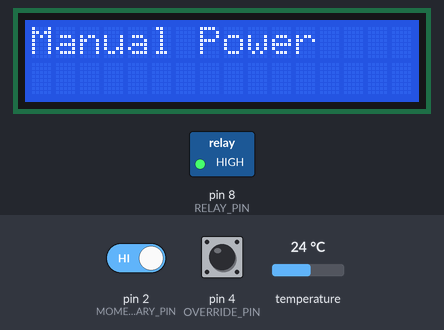
The sketch below on a simulated Arduino Uno, built with avr-gcc and run on an emulated ATmega328P. Parts: 16×2 character LCD, switched loads named in the sketch (green lamp = pin HIGH). The test bench sets the inputs (shaded band); at power-on: pin 4 (OVERRIDE_PIN) HIGH, temperature 24 °C, pin 2 (MOMENTARY_PIN) HIGH. What the sketch prints to the serial monitor is not drawn.

Above: at 2.0 s.
2.1 s: pin 4 (OVERRIDE_PIN) pulled LOW for 0.15 s
At 2.19 s:
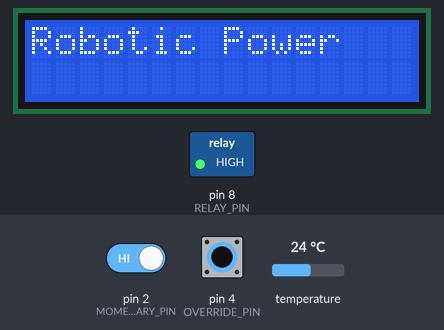
8.1 s: temperature set to 12 °C
At 12.8 s:
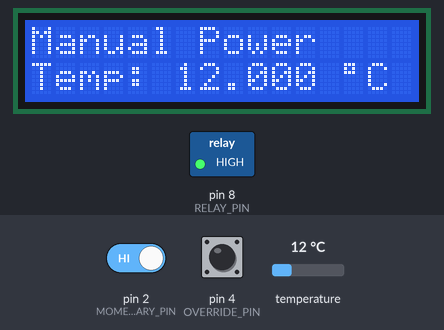
13.9 s: temperature set to 19 °C
At 19.4 s:
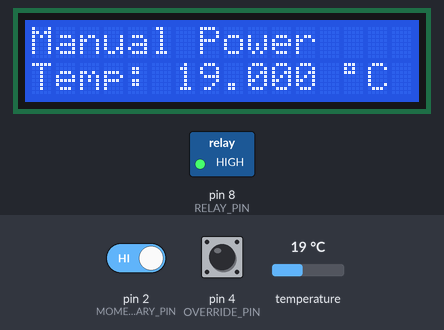
19.7 s: temperature set to 28 °C
At 25.1 s:
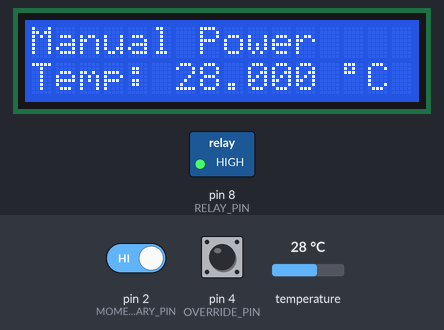
25.5 s: pin 2 (MOMENTARY_PIN) driven LOW and pin 4 (OVERRIDE_PIN) driven LOW
At 30.6 s:
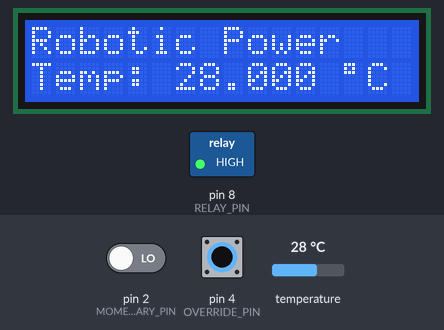
31.3 s: temperature set to 17.5 °C
At 36.2 s:
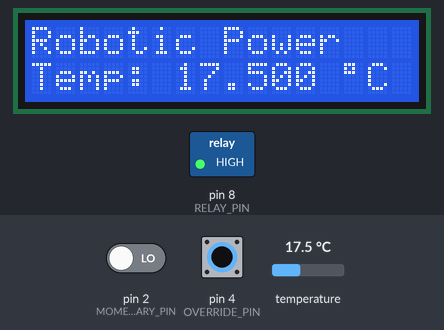
37.1 s: temperature set to 16.4 °C
Timing chart, 0 to 43.0 s (numbered marks = the images above; inputs shaded):
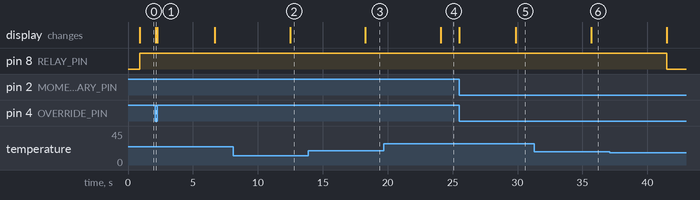

Measured:
- after the input at 2.1 s, the display: changes at once (image 1)
- after the input at 8.1 s, the display: changes after 4.4 s (image 2)
- after the input at 13.9 s, the display: changes after 4.4 s (image 3)
- after the input at 19.7 s, the display: changes after 4.4 s (image 4)
- after the input at 25.5 s, the display: first changes at once (image 5 shows a later state)
- after the input at 31.3 s, the display: changes after 4.4 s (image 6)
- after the input at 37.1 s, pin 8 (RELAY_PIN): HIGH → LOW after 4.4 s

The sketch:

Axolotl.ino
```cpp
#include <Wire.h>
#include <OneWire.h>
#include <LiquidCrystal_I2C.h>
#include <DallasTemperature.h>


//#define I2C_ADDR    0x3F
#define I2C_ADDR    0x27
#define BACKLIGHT_PIN     3
#define En_pin  2
#define Rw_pin  1
#define Rs_pin  0
#define D4_pin  4
#define D5_pin  5
#define D6_pin  6
#define D7_pin  7

// LCD Variables
//LiquidCrystal_I2C  lcd(I2C_ADDR,En_pin,Rw_pin,Rs_pin,D4_pin,D5_pin,D6_pin,D7_pin);
//LiquidCrystal_I2C lcd(Rs_pin, En_pin, D4_pin, D5_pin, D6_pin, D7_pin);
LiquidCrystal_I2C lcd(0x27,16,2);
long backlightTime = 0;
const long backlightTimeout = 60000;
bool isBackLightOn = false;

bool isRelayOn = false;


enum MachineState {
  OVERRIDE, // 0
  READING // 1
};

const int TEMPERATURE_PIN = 5;
const int MOMENTARY_PIN = 2;
const int OVERRIDE_PIN = 4;
const int RELAY_PIN = 8;

long tempTime = 0;
const long tempTimeout = 5000;

MachineState currentState = MachineState::READING;

OneWire oneWire(TEMPERATURE_PIN);
DallasTemperature sensors(&oneWire);

void setup() {

  Serial.begin(115200);
  //lcd.begin (16,2);
  lcd.init();
  sensors.begin();

  //lcd.setBacklightPin(BACKLIGHT_PIN,POSITIVE);
  setLCDBackLight( true );
  lcd.home();
  lcd.print("Smart Shart");
  Serial.println("All set up!");

  pinMode(MOMENTARY_PIN, INPUT_PULLUP);
  pinMode(OVERRIDE_PIN, INPUT_PULLUP);
  pinMode(RELAY_PIN, OUTPUT);

  digitalWrite( RELAY_PIN, LOW );

  int overrideValue = digitalRead( OVERRIDE_PIN );
  if ( overrideValue == HIGH ) {
    currentState = MachineState::READING;
  } else {
    currentState = MachineState::OVERRIDE;
  }

  // Set default relay switch to ON if the temperature is greater than the upper bound
  float currentTemp = getTemperature();
  if ( currentTemp <= 18.5 && !isRelayOn ) {
    isRelayOn = true;
    digitalWrite( RELAY_PIN, HIGH );
  }

}

void loop() {
  // put your main code here, to run repeatedly:
  checkBacklight();

  checkForSwitches();

  performCurrentState();
}


void checkBacklight() {
  if( millis() >= backlightTime + backlightTimeout && isBackLightOn ) {
     setLCDBackLight(false);
   }
}

void checkForSwitches()
{
    // Check to see if the momentary switch is pressed when the backlight is off
    if ( !digitalRead( MOMENTARY_PIN ) && !isBackLightOn ) {
      Serial.println("Button pressed, turning on back light...");
      setLCDBackLight( true );
      lcd.clear();
      lcd.home();
      lcd.print("Keep Slothy Cool");
      delay(2000);
    }


    int overrideSwitchValue = digitalRead( OVERRIDE_PIN );
    if ( overrideSwitchValue == HIGH  && currentState != MachineState::OVERRIDE ) {
      currentState = MachineState::OVERRIDE;
      lcd.clear();
      lcd.home();
      lcd.print("Manual Power");
      Serial.println("Going Manual...");
      setLCDBackLight( true );
      //getTemperature();
      isRelayOn = true;
      digitalWrite( RELAY_PIN, HIGH );
    } else if ( overrideSwitchValue == LOW && currentState == MachineState::OVERRIDE ) {
      currentState = MachineState::READING;
      lcd.clear();
      lcd.home();
      lcd.print("Robotic Power");
      Serial.println("Going Automated...");
      setLCDBackLight( true );
      //getTemperature();
      isRelayOn = true;
      digitalWrite( RELAY_PIN, HIGH );
    }

}

void performCurrentState() {
  switch( currentState ) {
    case MachineState::OVERRIDE:
      performOverrideState();
      break;
    case MachineState::READING:
      performReadingState();
      break;
    default:
      Serial.println("FATAL: Unsupported state.");
      break;
  }
}

void performOverrideState() {
  // Just sit idle for now
  if ( millis() >= tempTime + tempTimeout ) {
       float currentTemp = getTemperature();
  }

}

void performReadingState() {
   if ( millis() >= tempTime + tempTimeout ) {
       float currentTemp = getTemperature();
       if ( currentTemp >= 18.5 && !isRelayOn ) {
          isRelayOn = true;
          digitalWrite( RELAY_PIN, HIGH );
       } else if ( currentTemp <= 17.0 && isRelayOn ) {
          isRelayOn = false;
          digitalWrite( RELAY_PIN, LOW );
       }
   }
}

void setLCDTemperature( float temperature ) {
  lcd.setCursor(0,1);
  lcd.print("                    ");
  lcd.setCursor(0,1);
  lcd.print("Temp: ");
  lcd.print(temperature,3);
  lcd.print(" ");
  lcd.print((char)223);
  lcd.print("C");
}

float getTemperature() {
  //Serial.println("Getting temperature...");
  sensors.requestTemperatures();
  float tempInCel = sensors.getTempCByIndex(0);
  setLCDTemperature(tempInCel);
  tempTime = millis();
  return tempInCel;
}

void setLCDBackLight( bool backLightOn ) {

  if ( backLightOn ) {
    //lcd.setBacklight(HIGH);
    lcd.backlight();
    backlightTime = millis();
    Serial.println("Turning light on....");
  } else {
    //lcd.setBacklight(LOW);
    lcd.noBacklight();
    Serial.println("Turning light off....");
  }

  isBackLightOn = backLightOn;

}
```
